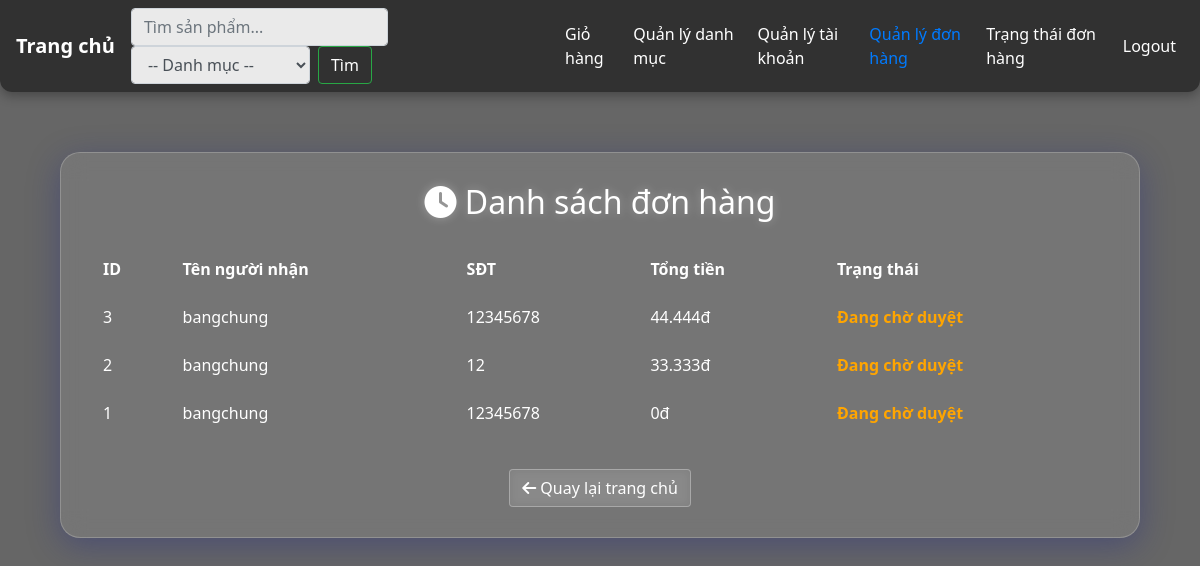
The app's page /Product/order (signed in) with its own data.
### tables this page shows
CREATE TABLE IF NOT EXISTS orders (
    id INT AUTO_INCREMENT PRIMARY KEY,
    account_id INT,
    name VARCHAR(255) NOT NULL,
    phone VARCHAR(20) NOT NULL,
    address TEXT NOT NULL,
    total DECIMAL(10,2) DEFAULT 0,
    created_at TIMESTAMP DEFAULT CURRENT_TIMESTAMP,
    STATUS ENUM('Y', 'N', 'O') DEFAULT 'O',
    FOREIGN KEY (account_id) REFERENCES account(id) ON DELETE SET NULL
);

### app/controllers/ProductController.php (called while the page is built, shortened)
<?php
require_once('app/helpers/SessionHelper.php');
require_once('app/config/database.php');
require_once('app/models/ProductModel.php');
require_once 'app/models/Order.php';
class ProductController
{
    private $productModel;
    public function __construct()
    {
        $this->db = (new Database())->getConnection();
        $this->productModel = new ProductModel($this->db);
    }
    public function order()
    {
        $account_id = $_SESSION['account_id'];
        $role = $_SESSION['role'] ?? 'user';
        if ($role === 'admin') {
            $orders = $this->productModel->getAllOrders();
        } else {
            $orders = $this->productModel->getOrdersByAccount($account_id);
        }
        include 'app/views/product/order.php';
    }
}

### index.php (called while the page is built, shortened)
<?php
require_once 'app/helpers/SessionHelper.php';
require_once 'app/config/database.php';
$url = $_GET['url'] ?? '';
$url = rtrim($url, '/');
$url = filter_var($url, FILTER_SANITIZE_URL);
$url = explode('/', $url);
$action = isset($url[1]) && $url[1] != '' ? $url[1] : 'index';
$controller = new $controllerName();
call_user_func_array([$controller, $action], array_slice($url, 2));

### app/helpers/SessionHelper.php (called while the page is built, shortened)
<?php
class SessionHelper {
    public static function isLoggedIn() {
        return isset($_SESSION['username']);
    }
    public static function isAdmin() {
        return isset($_SESSION['role']) && $_SESSION['role'] === 'admin';
    }
}
?>

### app/config/database.php (called while the page is built, shortened)
<?php
class Database
{
    private $host = "localhost";
    private $db_name = "my_store";
    private $username = "root";
    private $password = "";
    public function getConnection()
    {
        $this->conn = null;
        try {
            $this->conn = new PDO("mysql:host=" . $this->host . ";dbname=" . $this->db_name, $this->username, $this->password);
            $this->conn->exec("set names utf8");
        } catch (PDOException $exception) {
            echo "Connection error: " . $exception->getMessage();
        }
        return $this->conn;
    }
}

### app/models/ProductModel.php (called while the page is built, shortened)
<?php
class ProductModel
{
    private $conn;
    public function __construct($db)
    {
        $this->conn = $db;
    }
    public function getAllOrders()
    {
        $stmt = $this->conn->prepare("SELECT * FROM orders ORDER BY created_at DESC");
        $stmt->execute();
        return $stmt->fetchAll(PDO::FETCH_ASSOC);
    }
}

### app/views/product/order.php (the view, shortened to what this page needs)
<?php include 'app/views/shares/header.php'; ?>
<!DOCTYPE html>
<html lang="vi">
<head>
    <link rel="stylesheet" href="/assets/css/bootstrap.min.css">
    <link rel="stylesheet" href="https://cdnjs.cloudflare.com/ajax/libs/font-awesome/6.5.0/css/all.min.css">
</head>
<body>
    <div class="container">
        <div class="glass-card">
            <h2 class="text-center mb-4"><i class="fa-solid fa-clock"></i> Danh sách đơn hàng</h2>
            <table class="table table-hover table-borderless text-white">
                <thead>
                    <tr>
                        <th>ID</th>
                        <th>Tên người nhận</th>
                        <th>SĐT</th>
                        <th>Tổng tiền</th>
                        <th>Trạng thái</th>
                    </tr>
                </thead>
                <tbody>
                    <?php foreach ($orders as $order): ?>
                    <tr>
                        <td><?= $order['id'] ?></td>
                        <td><?= htmlspecialchars($order['name']) ?></td>
                        <td><?= htmlspecialchars($order['phone']) ?></td>
                        <td><?= number_format($order['total'], 0, ',', '.') ?>đ</td>
                        <td class="status">
                            <?php
                                if (!isset($order['STATUS'])) {
                                    echo 'Không xác định';
                                } else {
                                    switch ($order['STATUS']) {
                                        case 'O':
                                            echo '<span style="color: orange;">Đang chờ duyệt</span>';
                                            break;
                                    }
                                }
                            ?>
                        </td>
                    </tr>
                    <?php endforeach; ?>
                </tbody>
            </table>
            <div class="text-center">
                <a href="/product" class="btn btn-glass mt-3">
                    <i class="fa fa-arrow-left"></i> Quay lại trang chủ
                </a>
            </div>
        </div>
    </div>
</body>
</html>

### app/views/shares/header.php (shortened to what this page needs)
<!DOCTYPE html>
<html lang="en">
<head>
    <link href="https://stackpath.bootstrapcdn.com/bootstrap/4.5.2/css/bootstrap.min.css" rel="stylesheet">
    <link rel="stylesheet" href="https://cdnjs.cloudflare.com/ajax/libs/font-awesome/6.5.0/css/all.min.css">
</head>
<body>
    <nav class="navbar navbar-expand-lg glass-navbar">
        <a class="navbar-brand font-weight-bold" href="/Product"> Trang chủ </a>
        <div class="collapse navbar-collapse" id="navbarNav">
            <ul class="navbar-nav w-100 align-items-center">
                <form class="form-inline ml-auto mr-3" action="/Product/search" method="GET">
                    <input class="form-control mr-2" type="search" name="keyword"
                        placeholder="Tìm sản phẩm..." aria-label="Search"
                        value="<?= htmlspecialchars($_GET['keyword'] ?? '') ?>">
                    <select class="form-control mr-2" name="category_id">
                        <option value="">-- Danh mục --</option>
                    </select>
                    <button class="btn btn-outline-success" type="submit">Tìm</button>
                </form>
                <li class="nav-item">
                    <a class="nav-link" href="/Product/cart">Giỏ hàng</a>
                </li>
                <?php if (SessionHelper::isAdmin()): ?>
                    <li class="nav-item">
                        <a class="nav-link" href="/category/list">Quản lý danh mục</a>
                    </li>
                <?php endif; ?>
                <?php if (SessionHelper::isLoggedIn()): ?>
                    <?php if ($_SESSION['role'] === 'admin'): ?>
                        <li class="nav-item">
                            <a class="nav-link" href="/account/quanLyTaiKhoan">Quản lý tài khoản</a>
                        </li>
                    <?php endif; ?>
                    <?php if (isset($_SESSION['role']) && $_SESSION['role'] === 'admin'): ?>
                        <a href="/product/listOrders">Quản lý đơn hàng</a>
                    <?php endif; ?>
                    <li class="nav-item">
                        <a class="nav-link" href="/Product/order">Trạng thái đơn hàng</a>
                    </li>
                    <li class="nav-item">
                        <a class="nav-link" href="/account/logout">Logout</a>
                    </li>
                <?php else: ?>
                    <li class="nav-item">
                        <a class="nav-link" href="/account/login">Login</a>
                    </li>
                <?php endif; ?>
            </ul>
        </div>
    </nav>
    <div class="container mt-4">

### app/views/shares/header.php (style rules this page uses)
body { background: #f5f5f5; }
.glass-navbar { position: sticky; top: 0; z-index: 1000; background: rgba(40, 40, 40, 0.85); backdrop-filter: blur(8px); -webkit-backdrop-filter: blur(8px); box-shadow: 0 4px 12px rgba(0, 0, 0, 0.3); border-radius: 0 0 12px 12px; }
.glass-navbar .nav-link, .glass-navbar .navbar-brand { color: #ffffff !important; }
.glass-navbar .form-control { background-color: rgba(255, 255, 255, 0.9); }
.glass-navbar .btn-outline-success { color: #fff; border-color: #28a745; }

### app/views/product/order.php (style rules this page uses)
body { background-image: url('https://tipsmake.com/data/images/beautiful-technology-background-picture-4-1xJsgdLW6.jpg'); background-size: cover; background-repeat: no-repeat; background-attachment: fixed; background-position: center; color: white; position: relative; z-index: 1; font-family: 'Segoe UI', Tahoma, Geneva, Verdana, sans-serif; }
body::before { content: ""; position: fixed; top: 0; left: 0; width: 100%; height: 100%; background-color: rgba(0, 0, 0, 0.6); backdrop-filter: blur(4px); z-index: -1; }
.glass-card { backdrop-filter: blur(12px); background: rgba(255, 255, 255, 0.1); border: 1px solid rgba(255, 255, 255, 0.2); border-radius: 20px; box-shadow: 0 8px 32px 0 rgba(31, 38, 135, 0.37); padding: 30px; margin-top: 60px; color: white; }
.table th, .table td { vertical-align: middle; color: white; }
.table th { border-bottom: 1px solid rgba(255, 255, 255, 0.3); }
.status span { font-weight: bold; }
.btn-glass { border: 1px solid rgba(255, 255, 255, 0.3); background: rgba(255, 255, 255, 0.05); color: white; backdrop-filter: blur(5px); transition: all 0.3s; }
h2 { text-shadow: 0 0 10px rgba(255, 255, 255, 0.3); }

### records on screen
orders: id "3", name "bangchung", phone "12345678", total "44.444", STATUS "Đang chờ duyệt"
orders: id "2", name "bangchung", phone "12", total "33.333", STATUS "Đang chờ duyệt"
orders: id "1", name "bangchung", phone "12345678", total "0", STATUS "Đang chờ duyệt"
